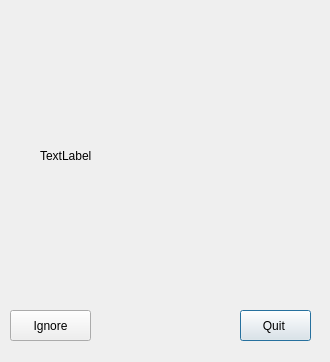
<?xml version="1.0" encoding="UTF-8"?>
<ui version="4.0">
 <class>Dialog</class>
 <widget class="QDialog" name="Dialog">
  <property name="geometry">
   <rect>
    <x>0</x>
    <y>0</y>
    <width>330</width>
    <height>362</height>
   </rect>
  </property>
  <property name="windowTitle">
   <string>Dialog</string>
  </property>
  <widget class="QPushButton" name="quitex">
   <property name="geometry">
    <rect>
     <x>240</x>
     <y>310</y>
     <width>71</width>
     <height>31</height>
    </rect>
   </property>
   <property name="text">
    <string>Quit </string>
   </property>
  </widget>
  <widget class="QLabel" name="labelex">
   <property name="geometry">
    <rect>
     <x>40</x>
     <y>40</y>
     <width>231</width>
     <height>231</height>
    </rect>
   </property>
   <property name="text">
    <string>TextLabel</string>
   </property>
  </widget>
  <widget class="QPushButton" name="quit">
   <property name="geometry">
    <rect>
     <x>10</x>
     <y>310</y>
     <width>81</width>
     <height>31</height>
    </rect>
   </property>
   <property name="text">
    <string>Ignore</string>
   </property>
  </widget>
 </widget>
 <resources/>
 <connections/>
</ui>
